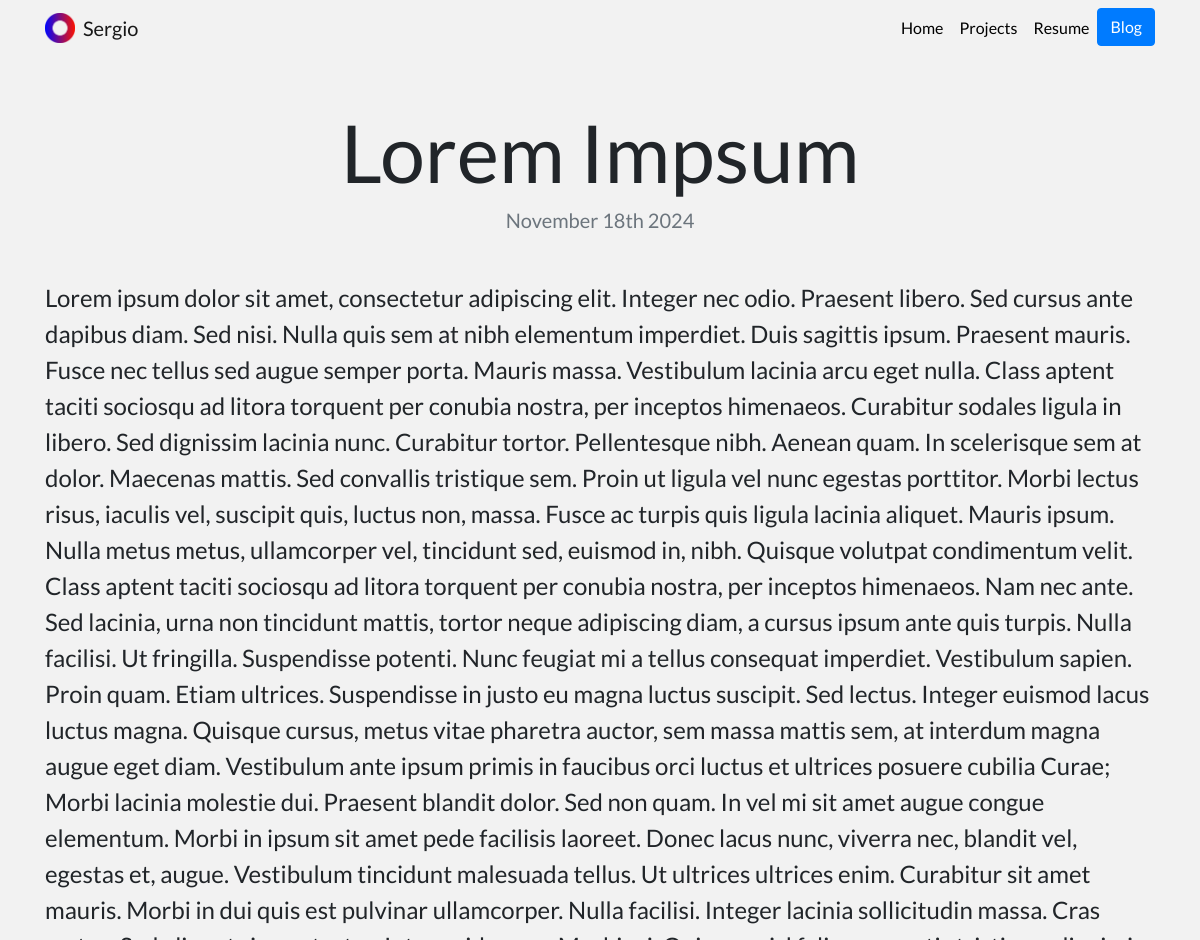
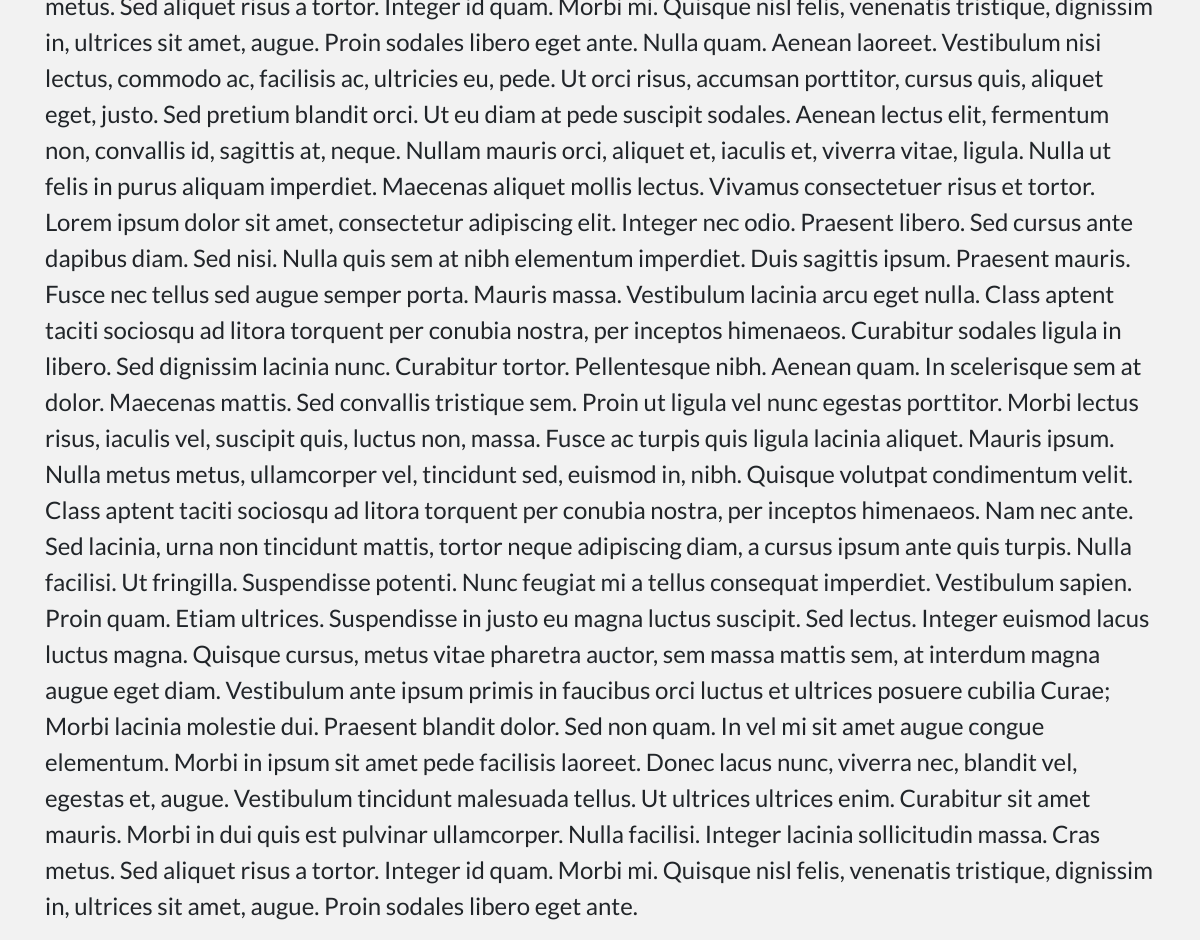
Before: /blog/3 with the older database file (2 pictures, top to bottom).
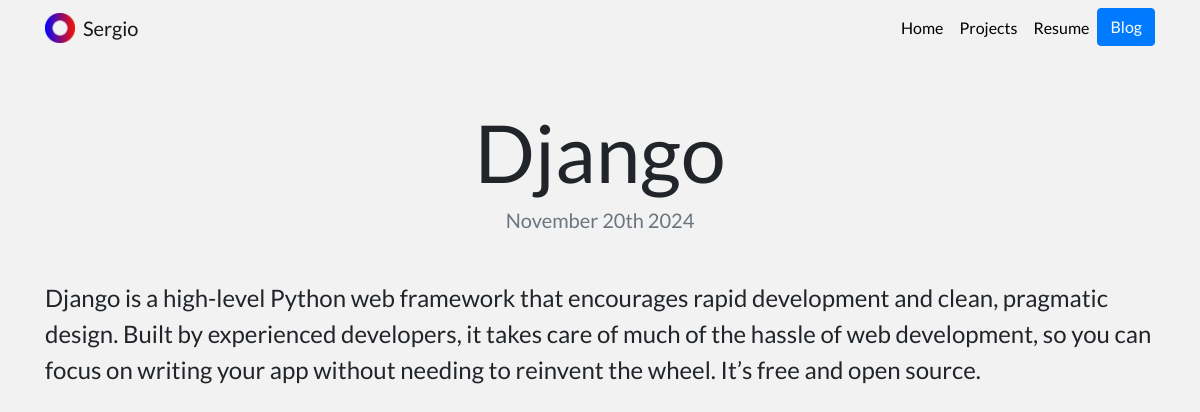
After: the same page with the newer database file.
### blogApp/models.py (models this page shows, shortened)
class Blog(models.Model):
    title = models.CharField(max_length=200)
    description = models.TextField()
    date = models.DateField()

### blogApp/views.py (the view)
# urls.py: path('<int:blog_id>', views.detail, name='detail'),
def detail(request, blog_id):
    blog = get_object_or_404(Blog, pk=blog_id)
    return render(request, 'blog/detail.html', {'blog':blog})

### blogApp/templates/blog/detail.html (shortened to what this page needs)
{% extends "portfolio/base.html" %} {% load static %} {% block content %}
<h1 class="text-center mt-5" id="blogdetailtitle">{{ blog.title }}</h1>
<h5 class="text-center text-muted mb-5">{{ blog.date|date:'F jS Y' }}</h5>
<p>{{ blog.description|safe }}</p>
{% endblock %}

Changed rows visible on the page:
changed Blog: title "Lorem Impsum" → "Django"; date "November 18th 2024" → "November 20th 2024"; description "Lorem ipsum dolor sit amet, consectetur adipiscing elit. Integer nec odio. Praesent libero. Sed cursus ante dapibus diam. Sed nisi. Nulla quis sem at nibh elementum imperdiet. Duis sagittis ipsum. Praesent mauris. Fusce nec tellus sed augue semper porta. Mauris massa. Vestibulum lacinia arcu eget nulla. Class aptent taciti sociosqu ad litora torquent per conubia nostra, per inceptos himenaeos. Curabitur sodales ligula in libero. Sed dignissim lacinia nunc. Curabitur tortor. Pellentesque nibh. Aenean quam. In scelerisque sem at dolor. Maecenas mattis. Sed convallis tristique sem. Proin ut ligula vel nunc egestas porttitor. Morbi lectus risus, iaculis vel, suscipit quis, luctus non, massa.…" → "Django is a high-level Python web framework that encourages rapid development and clean, pragmatic design. Built by experienced developers, it takes care of much of the hassle of web development, so you can focus on writing your app without needing to reinvent the wheel. It’s free and open source."
